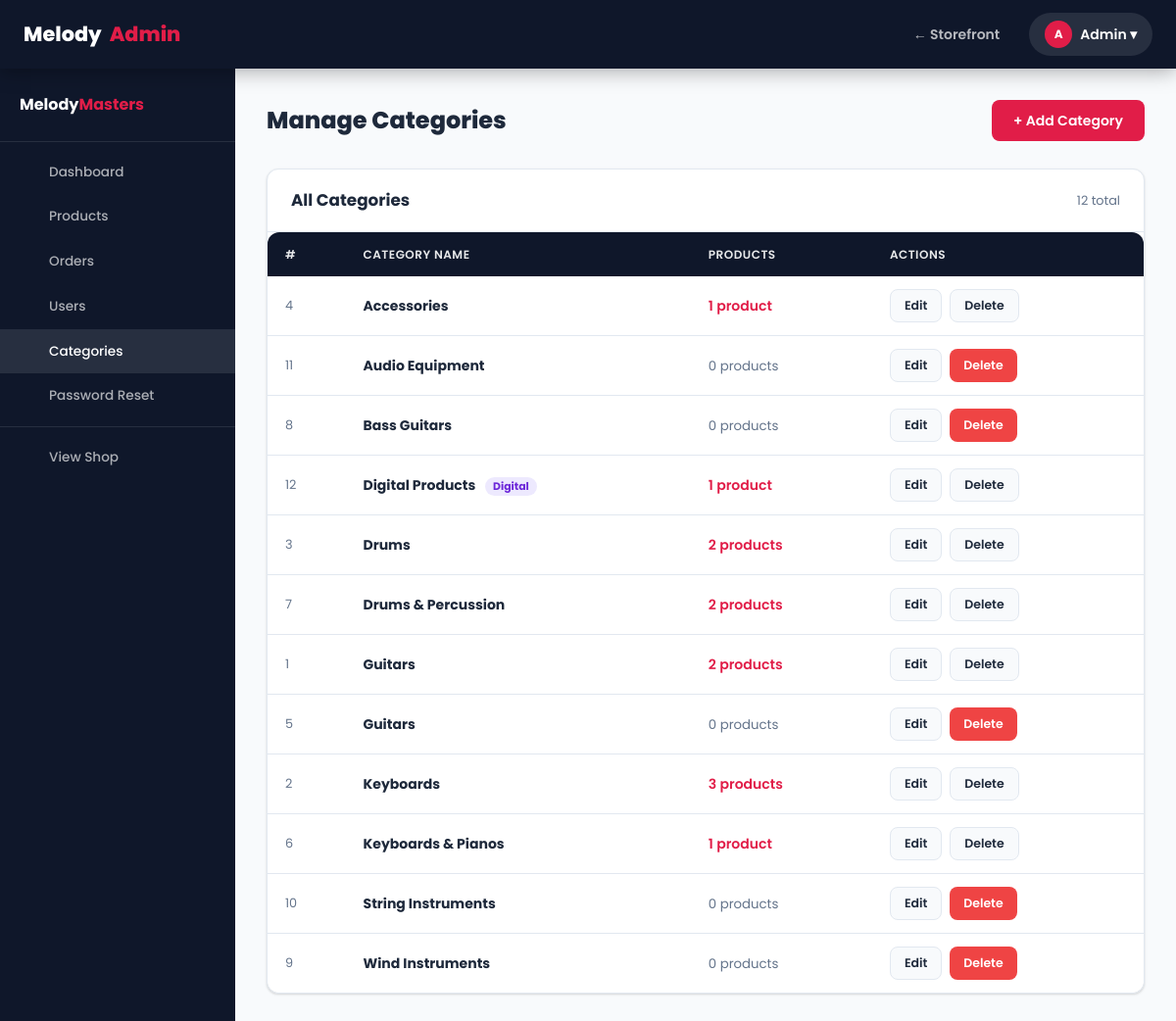
/admin/manage_categories.php (signed in), run on the app's committed database.
### tables this page shows
CREATE TABLE `categories` (
  `id` int(11) NOT NULL,
  `name` varchar(100) NOT NULL
);

### includes/functions.php (called while the page is built, shortened)
<?php
function sanitize(string $data): string {
    return htmlspecialchars(strip_tags(trim($data)), ENT_QUOTES, 'UTF-8');
}

### admin/manage_categories.php (the view, shortened to what this page needs)
<?php
require_once '../includes/functions.php';
$cats = $conn->query(
    "SELECT c.*, COUNT(p.id) AS product_count
     FROM categories c
     LEFT JOIN products p ON p.category_id = c.id
     GROUP BY c.id
     ORDER BY c.name ASC"
);
require_once 'includes/admin_header.php';
?>
<div class="admin-header-bar">
  <h1 class="admin-title">Manage Categories</h1>
  <a href="<?php echo BASE_URL; ?>/admin/manage_categories.php?edit=0"
     class="btn btn-primary">+ Add Category</a>
</div>
<div class="card">
  <div class="card-header">
    <span class="card-title">All Categories</span>
    <span style="font-size:.8rem;color:var(--muted);"><?php echo $cats->num_rows; ?> total</span>
  </div>
  <div class="table-wrap">
    <table>
      <thead>
        <tr>
          <th>#</th>
          <th>Category Name</th>
          <th>Products</th>
          <th>Actions</th>
        </tr>
      </thead>
      <tbody>
        <?php while ($c = $cats->fetch_assoc()): ?>
        <tr>
          <td style="color:var(--muted);font-size:.8rem;"><?php echo $c['id']; ?></td>
          <td>
            <strong><?php echo sanitize($c['name']); ?></strong>
            <?php if ($c['name'] === 'Digital Products'): ?>
              <span style="margin-left:6px;font-size:.68rem;background:#ede9fe;color:#6d28d9;padding:2px 8px;border-radius:10px;font-weight:700;">Digital</span>
            <?php endif; ?>
          </td>
          <td>
            <?php if ($c['product_count'] > 0): ?>
              <a href="<?php echo BASE_URL; ?>/admin/manage_products.php"
                 style="color:var(--accent);font-weight:600;">
                <?php echo $c['product_count']; ?> product<?php echo $c['product_count'] != 1 ? 's' : ''; ?>
              </a>
            <?php else: ?>
              <span style="color:var(--muted);font-size:.83rem;">0 products</span>
            <?php endif; ?>
          </td>
          <td>
            <div style="display:flex;gap:8px;">
              <a href="?edit=<?php echo $c['id']; ?>" class="btn btn-ghost btn-sm">Edit</a>
              <?php if ($c['product_count'] == 0): ?>
                <a href="?delete=<?php echo $c['id']; ?>"
                   class="btn btn-danger btn-sm"
                   onclick="return confirm('Delete category \'<?php echo addslashes($c['name']); ?>\'? This cannot be undone.')">
                  Delete
                </a>
              <?php else: ?>
                <button class="btn btn-ghost btn-sm" disabled title="Has products assigned">Delete</button>
              <?php endif; ?>
            </div>
          </td>
        </tr>
        <?php endwhile; ?>
      </tbody>
    </table>
  </div>
</div>
<?php require_once 'includes/admin_footer.php'; ?>

### assets/css/style.css (style rules this page uses)
:root { --primary: #0f172a; --primary-light: #1e293b; --accent: #e11d48; --accent-dark: #be123c; --accent-light: #fef2f2; --bg: #f8fafc; --white: #ffffff; --text: #1e293b; --muted: #64748b; --border: #e2e8f0; --success: #10b981; --success-bg: #ecfdf5; --warning: #f59e0b; --warning-bg: #fffbeb; --danger: #ef4444; --danger-bg: #fef2f2; --info: #3b82f6; --info-bg: #eff6ff; --shadow: 0 1px 3px rgba(0,0,0,.10), 0 1px 2px rgba(0,0,0,.06); --shadow-md: 0 4px 12px rgba(0,0,0,.10); --shadow-lg: 0 10px 30px rgba(0,0,0,.12); --shadow-xl: 0 20px 50px rgba(0,0,0,.15); --radius: 12px; --radius-sm: 8px; --radius-lg: 20px; --radius-full: 9999px; --transition: all .22s ease; --nav-h: 70px; }
*, *::before, *::after { margin:0; padding:0; box-sizing:border-box; }
html { scroll-behavior:smooth; }
body { font-family:'Poppins',sans-serif; background:var(--bg); color:var(--text); line-height:1.6; min-height:100vh; display:flex; flex-direction:column; }
a { text-decoration:none; color:inherit; }
input,select,textarea,button { font-family:inherit; }
.btn { display:inline-flex; align-items:center; justify-content:center; gap:8px; padding:10px 22px; border-radius:var(--radius-sm); font-size:.875rem; font-weight:600; cursor:pointer; transition:var(--transition); border:none; white-space:nowrap; text-decoration:none; }
.btn-primary { background:var(--accent); color:#fff; }
.btn-ghost { background:var(--bg); color:var(--text); border:1px solid var(--border); }
.btn-danger { background:var(--danger); color:#fff; }
.btn-sm { padding:6px 14px; font-size:.78rem; }
.card { background:#fff; border-radius:var(--radius); box-shadow:var(--shadow); border:1px solid var(--border); overflow:hidden; }
.card-header { padding:18px 24px; border-bottom:1px solid var(--border); display:flex; align-items:center; justify-content:space-between; }
.card-title { font-size:1.05rem; font-weight:700; }
.table-wrap { overflow-x:auto; border-radius:var(--radius); box-shadow:var(--shadow); }
table { width:100%; border-collapse:collapse; background:#fff; }
thead th { background:var(--primary); color:rgba(255,255,255,.9); font-size:.75rem; font-weight:600; text-transform:uppercase; letter-spacing:.5px; padding:13px 18px; text-align:left; white-space:nowrap; }
tbody tr { border-bottom:1px solid var(--border); transition:var(--transition); }
tbody tr:last-child { border-bottom:none; }
tbody td { padding:13px 18px; font-size:.875rem; vertical-align:middle; }
.admin-header-bar { display:flex; align-items:center; justify-content:space-between; margin-bottom:28px; flex-wrap:wrap; gap:12px; }
.admin-title { font-size:1.5rem; font-weight:800; }

### data on the page
categories: id "4", name "Accessories", product_count "1", shows "Delete"
categories: id "11", name "Audio Equipment", shows "0 products"
categories: id "8", name "Bass Guitars", shows "0 products"
categories: id "12", name "Digital Products", product_count "1", shows "Delete"
categories: id "3", name "Drums", product_count "2", shows "Delete"
categories: id "7", name "Drums & Percussion", product_count "2", shows "Delete"
categories: id "1", name "Guitars", product_count "2", shows "Delete"
categories: id "5", name "Guitars", shows "0 products"
categories: id "2", name "Keyboards", product_count "3", shows "Delete"
categories: id "6", name "Keyboards & Pianos", product_count "1", shows "Delete"
categories: id "10", name "String Instruments", shows "0 products"
categories: id "9", name "Wind Instruments", shows "0 products"

### other printed values
substr($_SESSION['user_name'],0,1) "A"
explode(' ',$_SESSION['user_name'])[0] "Admin"
$cats->num_rows "12"
